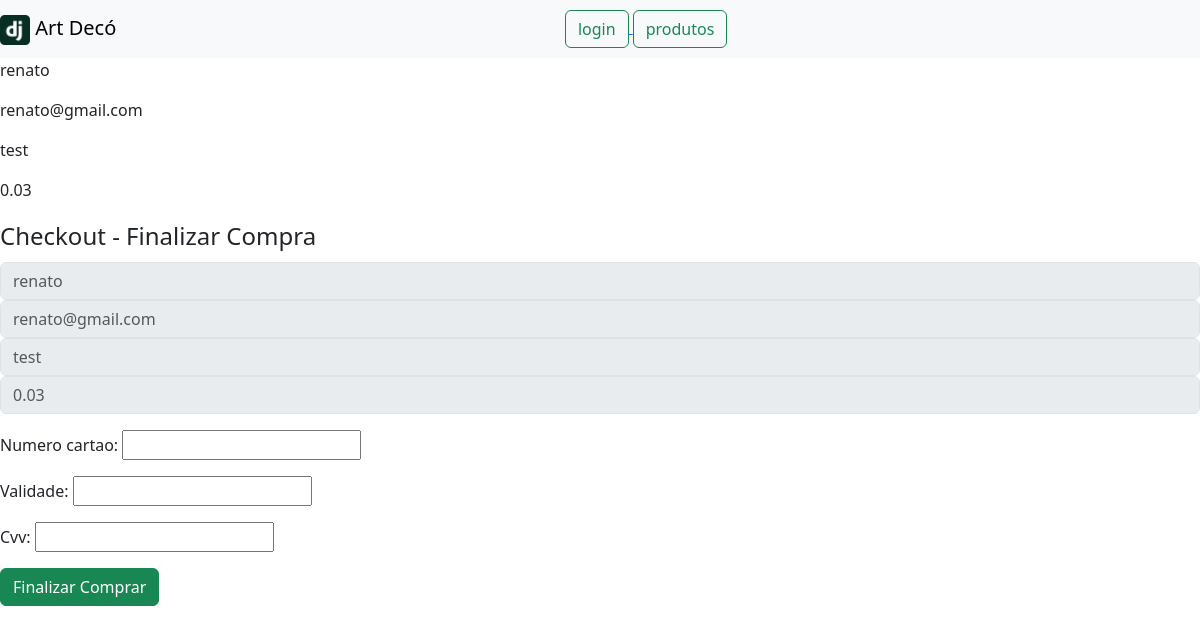
Page /checkout/5/ (signed in) on the committed database.
### appHome/models.py (models this page shows, shortened)
class Usuario(models.Model):
    nome = models.CharField(max_length=255)
    email = models.EmailField()
    senha = models.CharField(max_length=255)
    cep = models.CharField(max_length=9, default='00000-000')
    numero_residencia = models.CharField(max_length=10)
    logradouro = models.CharField(max_length=255, blank=True, null=True)
    bairro = models.CharField(max_length=255, blank=True, null=True)
    localidade = models.CharField(max_length=100, blank=True, null=True)
    estado = models.CharField(max_length=2, blank=True, null=True)

class Produto(models.Model):
    nome = models.CharField(max_length=255)
    preco = models.DecimalField(max_digits=10, decimal_places=2)
    descricao = models.TextField()
    foto = models.ImageField(upload_to='imagens/')
    estoque = models.IntegerField()
    categoria = models.ForeignKey(Categoria, on_delete=models.SET_NULL, null=True, blank=True)

### appHome/views.py (the view, shortened to what this page needs)
# urls.py: path('checkout/<int:id_produto>/', views.checkout, name='checkout'),
def checkout(request,id_produto ):
    if request.session.get("email") is None:
        return redirect('appHome')
    usuario = Usuario.objects.get(email=request.session['email'])
    email = request.session.get('email')
    produto = Produto.objects.get(id=id_produto)
    produto.preco = produto.preco
    produto.nome = produto.nome
    formVenda = FormsVenda(request.POST or None)
    nome = usuario.nome
    context = {
        'email': email,
        'nome': nome,
        'produto': produto.nome,
        'preco': produto.preco,
        'form' : formVenda,
        'id_produto': id_produto
        }
    template = loader.get_template('checkout.html')
    return HttpResponse(template.render(context))

### appHome/forms.py
class FormsVenda(forms.ModelForm):
    class Meta:
        model = Venda
        fields = [ 'numero_cartao', 'validade', 'cvv']
        widegts = {
            'numero_cartao': forms.TextInput(attrs={'class': 'form-control border border-success'}),
            'validade': forms.DateInput(attrs={'class': 'form-control border border-success', 'type': 'date'}),
            'cvv': forms.TextInput(attrs={'class': 'form-control border border-success'}),
        }

### appHome/templates/checkout.html (shortened to what this page needs)
{% extends "template.html" %}
{% load static %}
{% block content %}
<p> {{ nome }}</p>
<p> {{ email }} </p>
<p> {{ produto }} </p>
<p> {{ preco }} </p>
 <fieldset disabled>
        <legend>Checkout - Finalizar Compra </legend>
        <div class="mb-3">
          <input type="text" id="disabledTextInput" class="form-control" placeholder="{{ nome  }}" >
          <input type="text" id="disabledTextInput" class="form-control" placeholder="{{ email  }}" >
          <input type="text" id="disabledTextInput" class="form-control" placeholder="{{ produto  }}" >
          <input type="text" id="disabledTextInput" class="form-control" placeholder="{{ preco  }}" >
        </div>
    </fieldset>
<form method="POST"  action="{% url 'checkout' id_produto %}">
    {{ form.as_p }}
    <input type="submit" class="btn btn-success" value="Finalizar Comprar">
</form>
{% endblock %}

### rows in the picture
Usuario: nome "renato", email "renato@gmail.com"
Produto: nome "test", preco "0.03"
